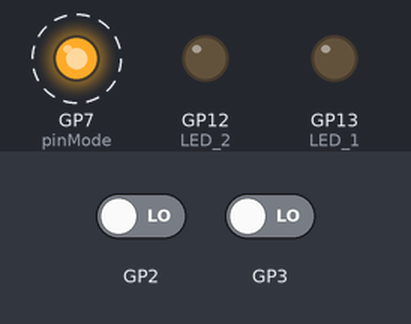
This sketch was run on a simulated Raspberry Pi Pico. On the bench: output pins drawn as LEDs (lit = HIGH). Dashed ring = blinking. The test bench sets the inputs (shaded band); at power-on: GP2 LOW, GP3 LOW.

Above: at 1.25 s.
1.3 s: GP2 driven HIGH
At 1.45 s:
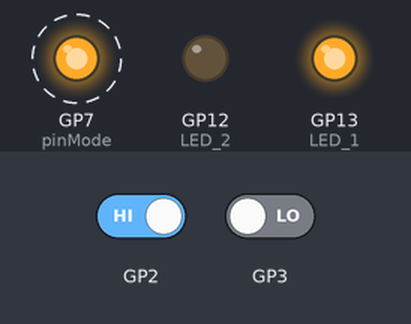
4.3 s: GP3 driven HIGH
At 4.45 s:
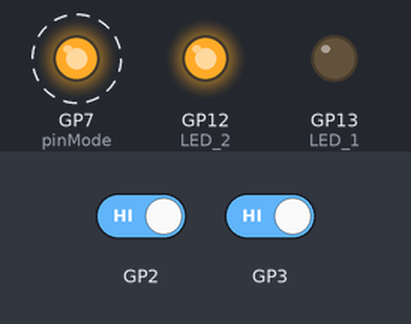
7.3 s: GP3 driven LOW
At 7.45 s:
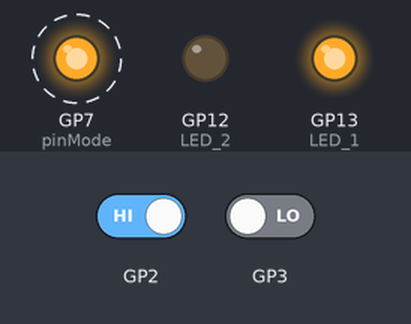
10.3 s: GP2 driven LOW
At 10.45 s:
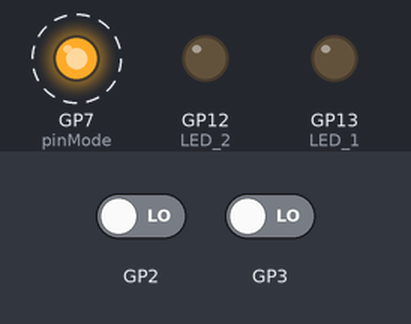
Timing chart, 0 to 14.3 s (numbered marks = the images above; inputs shaded):
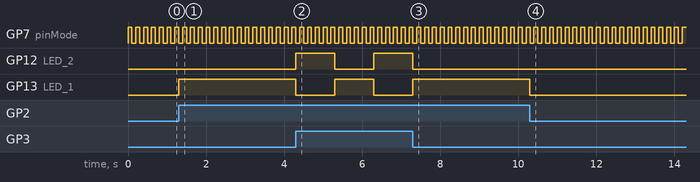

The sketch:

aduino_sw.ino
```cpp
void setup1() {
  // put your setup code here, to run once:
  pinMode(7, OUTPUT);  //pinMode(핀번호, 모드)  INPUT/OUTPUT
}

void loop1() {
  // put your main code here, to run repeatedly:
  digitalWrite(7, HIGH);  // digitalWrite(핀번호, 작동여부);   작동: HIGH(5V) / LOW(0V)
  delay(100); //ms단위
  digitalWrite(7, LOW);
  delay(100);
}
```

array.ino
```cpp
#define LED_1 13
#define LED_2 12
#define PUSH_1 2
#define PUSH_2 3

void setup(){
  pinMode(LED_1, OUTPUT);
  pinMode(LED_2, OUTPUT);
  pinMode(2, INPUT);
  pinMode(3, INPUT);
}

void loop(){
  if(digitalRead(2) == HIGH){
    digitalWrite(LED_1, HIGH);
    delay(1000);
    digitalWrite(LED_1, LOW);
  }
  if(digitalRead(3) == HIGH){
    digitalWrite(LED_2, HIGH);
    delay(1000);
    digitalWrite(LED_2, LOW);
  }
}
```

Measured:
- after the input at 1.3 s, GP13 (LED_1): LOW → HIGH at once
- after the input at 4.3 s, GP12 (LED_2): LOW → HIGH at once, → LOW 1.0 s later, → HIGH 1.0 s later; GP13 (LED_1): HIGH → LOW at once, → HIGH 1.0 s later, → LOW 1.0 s later
- after the input at 7.3 s, GP12 (LED_2): goes on until 7.3 s, then stays LOW; GP13 (LED_1): goes on until 7.3 s, then stays HIGH
- after the input at 10.3 s, GP13 (LED_1): HIGH → LOW at once
- by itself, GP7 (pinMode): alternates HIGH for 0.10 s and LOW for 0.10 s
